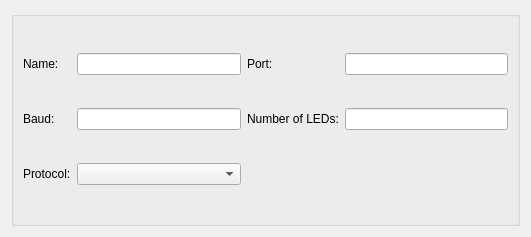
<?xml version="1.0" encoding="UTF-8"?>
<ui version="4.0">
 <class>OpenRGBSerialSettingsEntryUi</class>
 <widget class="QWidget" name="OpenRGBSerialSettingsEntryUi">
  <property name="geometry">
   <rect>
    <x>0</x>
    <y>0</y>
    <width>531</width>
    <height>237</height>
   </rect>
  </property>
  <property name="sizePolicy">
   <sizepolicy hsizetype="Expanding" vsizetype="Expanding">
    <horstretch>0</horstretch>
    <verstretch>0</verstretch>
   </sizepolicy>
  </property>
  <property name="windowTitle">
   <string notr="true">Serial Settings Entry</string>
  </property>
  <layout class="QGridLayout" name="gridLayout">
   <item row="1" column="0" colspan="2">
    <widget class="QGroupBox" name="groupBox">
     <property name="title">
      <string/>
     </property>
     <layout class="QGridLayout" name="gridLayout_2">
      <item row="1" column="5">
       <widget class="QLineEdit" name="PortEdit"/>
      </item>
      <item row="1" column="3">
       <widget class="QLineEdit" name="NameEdit"/>
      </item>
      <item row="2" column="0">
       <widget class="QLabel" name="BaudLabel">
        <property name="text">
         <string>Baud:</string>
        </property>
       </widget>
      </item>
      <item row="1" column="0">
       <widget class="QLabel" name="NameLabel">
        <property name="text">
         <string>Name:</string>
        </property>
       </widget>
      </item>
      <item row="2" column="4">
       <widget class="QLabel" name="NumLEDsLabel">
        <property name="text">
         <string>Number of LEDs:</string>
        </property>
       </widget>
      </item>
      <item row="1" column="4">
       <widget class="QLabel" name="PortLabel">
        <property name="text">
         <string>Port:</string>
        </property>
       </widget>
      </item>
      <item row="2" column="3">
       <widget class="QLineEdit" name="BaudEdit"/>
      </item>
      <item row="2" column="5">
       <widget class="QLineEdit" name="NumLEDsEdit"/>
      </item>
      <item row="3" column="0">
       <widget class="QLabel" name="ProtocolLabel">
        <property name="text">
         <string>Protocol:</string>
        </property>
       </widget>
      </item>
      <item row="3" column="3">
       <widget class="QComboBox" name="ProtocolComboBox"/>
      </item>
     </layout>
    </widget>
   </item>
  </layout>
 </widget>
 <tabstops>
  <tabstop>NameEdit</tabstop>
  <tabstop>PortEdit</tabstop>
  <tabstop>BaudEdit</tabstop>
  <tabstop>NumLEDsEdit</tabstop>
  <tabstop>ProtocolComboBox</tabstop>
 </tabstops>
 <resources/>
 <connections/>
</ui>
